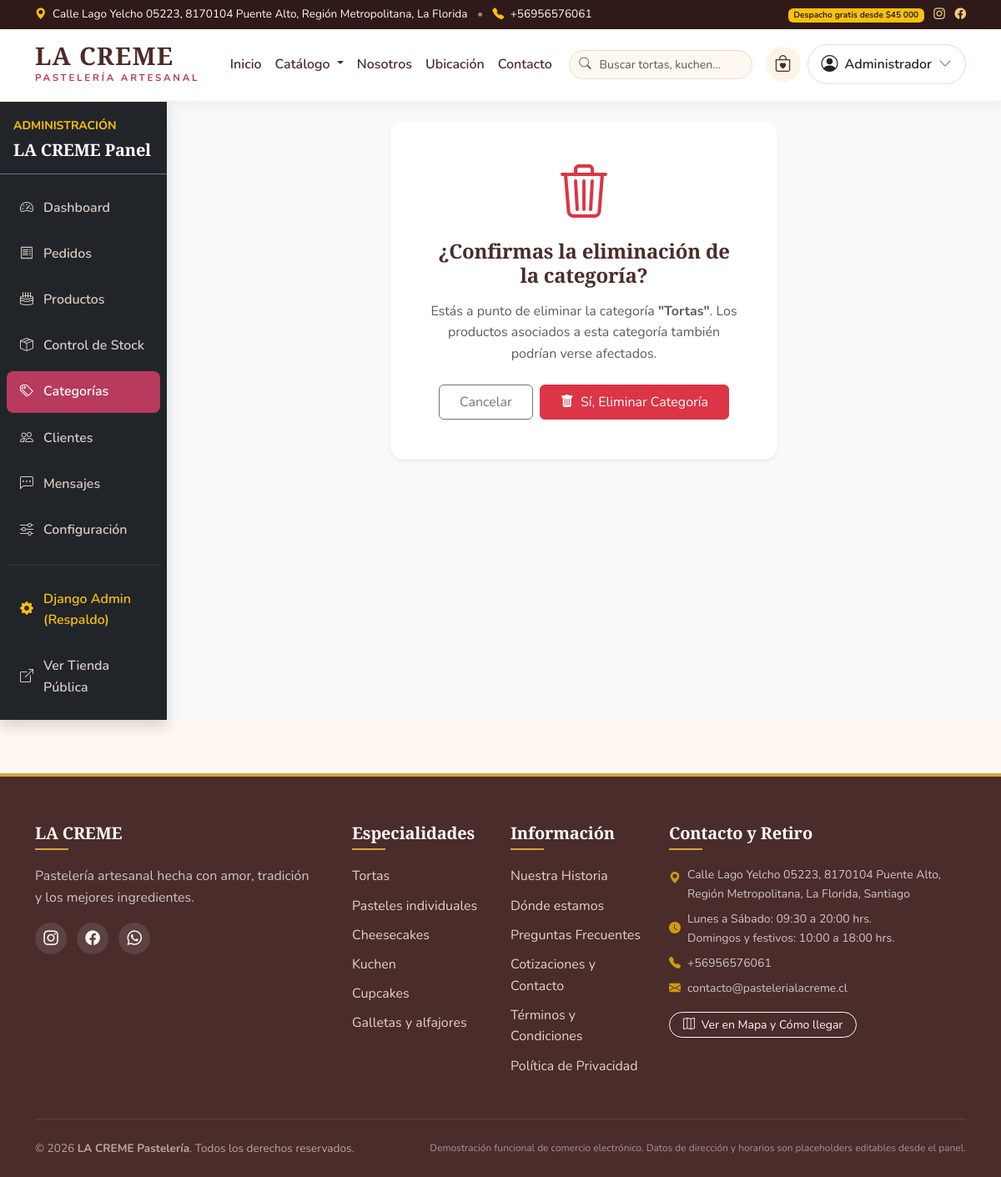
/panel/categorias/1/eliminar/ (signed in), run on the app's committed database.
### sitio/models.py (models this page shows, shortened)
class ConfiguracionSitio(models.Model):
    nombre = models.CharField(max_length=120, default="LA CREME Pastelería", verbose_name="Nombre de la pastelería")
    eslogan = models.CharField(
        max_length=250,
        default="Pastelería artesanal hecha con amor, tradición y los mejores ingredientes.",
        verbose_name="Eslogan o frase principal"
    )
    direccion = models.CharField(
        max_length=255,
        default="Av. Providencia 1234, Local 5",
        verbose_name="Dirección física (Placeholder editable)"
    )
    comuna = models.CharField(max_length=100, default="Providencia", verbose_name="Comuna")
    ciudad = models.CharField(max_length=100, default="Santiago", verbose_name="Ciudad")
    telefono = models.CharField(max_length=30, default="+56 9 8765 4321", verbose_name="Teléfono fijo o móvil")
    whatsapp = models.CharField(
        max_length=30,
        default="+56987654321",
        verbose_name="Número de WhatsApp (con código de país, ej: +56987654321)"
    )
    correo = models.EmailField(default="contacto@pastelerialacreme.cl", verbose_name="Correo de contacto")
    horarios = models.TextField(
        default="Lunes a Sábado: 09:30 a 20:00 hrs.\nDomingos y festivos: 10:00 a 18:00 hrs.",
        verbose_name="Horarios de atención"
    )
    instagram = models.URLField(
        default="https://www.instagram.com/pasteleria_la_creme/",
        verbose_name="Enlace de Instagram"
    )
    facebook = models.URLField(
        blank=True,
        default="https://facebook.com/pasteleria_la_creme",
        verbose_name="Enlace de Facebook"
    )
    latitud = models.DecimalField(
        max_digits=9,
        decimal_places=6,
        default=-33.428500,
        verbose_name="Latitud (para Google Maps)"
    )
    longitud = models.DecimalField(
        max_digits=9,
        decimal_places=6,
        default=-70.612300,
        verbose_name="Longitud (para Google Maps)"
    )
    costo_despacho_base = models.PositiveIntegerField(
        default=3990,
        verbose_name="Costo base de despacho (CLP)"
    )
    despacho_gratis_desde = models.PositiveIntegerField(
        default=45000,
        verbose_name="Monto para despacho gratis (CLP)"
    )
    class Meta:
        verbose_name = "Configuración del sitio"
        verbose_name_plural = "Configuración del sitio"
    @classmethod
    def get_solo(cls):
        obj, created = cls.objects.get_or_create(id=1)
        return obj

### catalogo/models.py (models this page shows, shortened)
class Categoria(models.Model):
    nombre = models.CharField(max_length=100, unique=True, verbose_name="Nombre")
    slug = models.SlugField(max_length=120, unique=True, blank=True, verbose_name="Slug")
    descripcion = models.TextField(blank=True, verbose_name="Descripción")
    imagen = models.ImageField(upload_to='categorias/', blank=True, null=True, verbose_name="Imagen")
    activa = models.BooleanField(default=True, verbose_name="¿Activa?")
    orden = models.PositiveIntegerField(default=0, verbose_name="Orden de visualización")
    class Meta:
        ordering = ['orden', 'nombre']
        verbose_name = "Categoría"
        verbose_name_plural = "Categorías"
    def get_absolute_url(self):
        return reverse('catalogo:categoria_detalle', kwargs={'slug': self.slug})

### panel/views.py (the view, shortened to what this page needs)
# urls.py: path('categorias/<int:pk>/eliminar/', views.CategoriaDeleteView.as_view(), name='categoria_eliminar'),
@method_decorator(staff_member_required(login_url='cuentas:ingresar'), name='dispatch')
class CategoriaDeleteView(DeleteView):
    model = Categoria
    template_name = 'panel/categoria_confirmar_eliminar.html'
    success_url = reverse_lazy('panel:categorias')

### templates/panel/categoria_confirmar_eliminar.html (shortened to what this page needs)
{% extends "panel/base_panel.html" %}
{% block contenido_panel %}
<div class="row justify-content-center">
    <div class="col-md-6 text-center">
        <div class="card p-5 rounded-4 border-0 shadow-sm bg-white">
            <div class="display-3 text-danger mb-3"><i class="bi bi-trash3"></i></div>
            <h1 class="h4 font-serif mb-3">¿Confirmas la eliminación de la categoría?</h1>
            <p class="text-muted mb-4">
                Estás a punto de eliminar la categoría <strong>"{{ object.nombre }}"</strong>.
                Los productos asociados a esta categoría también podrían verse afectados.
            </p>
            <form method="post">
                <div class="d-flex justify-content-center gap-2">
                    <a href="{% url 'panel:categorias' %}" class="btn btn-outline-secondary px-4 py-2">Cancelar</a>
                    <button type="submit" class="btn btn-danger px-4 py-2">
                        <i class="bi bi-trash-fill me-1"></i> Sí, Eliminar Categoría
                    </button>
                </div>
            </form>
        </div>
    </div>
</div>
{% endblock %}

### templates/includes/_navbar.html (shortened to what this page needs)
{% load static humanize %}
<div class="top-bar d-none d-md-block">
    <div class="container d-flex justify-content-between align-items-center">
        <div>
            <i class="bi bi-geo-alt-fill text-warning me-1"></i>
            <span>{{ configuracion_sitio.direccion|default:"Av. Providencia 1234, Local 5" }}, {{ configuracion_sitio.comuna|default:"Providencia" }}</span>
            <span class="mx-2 opacity-50">•</span>
            <i class="bi bi-telephone-fill text-warning me-1"></i>
            <span>{{ configuracion_sitio.telefono|default:"+56 9 8765 4321" }}</span>
        </div>
        <div>
            <span class="badge bg-warning text-dark me-2">Despacho gratis desde ${{ configuracion_sitio.despacho_gratis_desde|default:45000|intcomma }}</span>
            <a href="{{ configuracion_sitio.instagram|default:'https://www.instagram.com/pasteleria_la_creme/' }}" target="_blank" rel="noopener noreferrer" class="me-2" aria-label="Instagram">
                <i class="bi bi-instagram"></i>
            </a>
            {% if configuracion_sitio.facebook %}
            <a href="{{ configuracion_sitio.facebook }}" target="_blank" rel="noopener noreferrer" aria-label="Facebook">
                <i class="bi bi-facebook"></i>
            </a>
            {% endif %}
        </div>
    </div>
</div>
<nav class="navbar navbar-expand-lg navbar-lacreme" aria-label="Navegación principal">
    <div class="container">
        <a class="navbar-brand text-decoration-none d-flex flex-column" href="{% url 'sitio:inicio' %}">
            <span class="navbar-brand-text">LA CREME</span>
            <span class="navbar-brand-subtitle">Pastelería Artesanal</span>
        </a>
        <div class="collapse navbar-collapse" id="navbarContenido">
            <ul class="navbar-nav mx-auto mb-2 mb-lg-0 align-items-lg-center">
                <li class="nav-item">
                    <a class="nav-link {% if request.resolver_match.url_name == 'inicio' %}active{% endif %}" href="{% url 'sitio:inicio' %}">Inicio</a>
                </li>
                <li class="nav-item dropdown">
                    <a class="nav-link dropdown-toggle " href="{% url 'catalogo:lista' %}" id="dropdownCatalogo" role="button" data-bs-toggle="dropdown" aria-expanded="false">
                        Catálogo
                    </a>
                </li>
                <li class="nav-item">
                    <a class="nav-link {% if request.resolver_match.url_name == 'nosotros' %}active{% endif %}" href="{% url 'sitio:nosotros' %}">Nosotros</a>
                </li>
                <li class="nav-item">
                    <a class="nav-link {% if request.resolver_match.url_name == 'ubicacion' %}active{% endif %}" href="{% url 'sitio:ubicacion' %}">Ubicación</a>
                </li>
                <li class="nav-item">
                    <a class="nav-link {% if request.resolver_match.url_name == 'contacto' %}active{% endif %}" href="{% url 'sitio:contacto' %}">Contacto</a>
                </li>
            </ul>
            <form class="search-form-nav d-flex my-2 my-lg-0 me-lg-3" action="{% url 'catalogo:lista' %}" method="get" role="search">
                <i class="bi bi-search search-icon" aria-hidden="true"></i>
                <input class="form-control" type="search" name="q" placeholder="Buscar tortas, kuchen..." aria-label="Buscar en la pastelería" value="{{ request.GET.q|default:'' }}">
            </form>
            <div class="d-flex align-items-center gap-2 mt-2 mt-lg-0">
                <a href="{% url 'carrito:detalle' %}" class="cart-badge-icon" aria-label="Ver carrito de compras" id="btn-carrito-navbar">
                    <i class="bi bi-bag-heart"></i>
                </a>
                <div class="dropdown">
                    <button class="btn btn-outline-secondary rounded-pill px-3 py-2 d-flex align-items-center gap-2" type="button" id="menuUsuario" data-bs-toggle="dropdown" aria-expanded="false" style="border-color: var(--color-borde);">
                        <i class="bi bi-person-circle fs-5 text-dark"></i>
                        <span class="d-none d-xl-inline text-dark fw-semibold">
                            {% if request.user.is_authenticated %}
                                {{ request.user.first_name|default:request.user.username }}
                            {% else %}
                                Mi Cuenta
                            {% endif %}
                        </span>
                        <i class="bi bi-chevron-down fs-7"></i>
                    </button>
                </div>
            </div>
        </div>
    </div>
</nav>

### templates/includes/_footer.html
<footer class="footer-lacreme" role="contentinfo">
    <div class="container">
        <div class="row g-4">
            <div class="col-lg-4 col-md-6">
                <h3 class="footer-title">LA CREME</h3>
                <p class="text-light opacity-75 pe-lg-3">
                    {{ configuracion_sitio.eslogan|default:"Pastelería artesanal hecha con amor, tradición y los mejores ingredientes seleccionados. Cada receta cuenta una historia dulce." }}
                </p>
                <div class="mt-3">
                    <a href="{{ configuracion_sitio.instagram|default:'https://www.instagram.com/pasteleria_la_creme/' }}" target="_blank" rel="noopener noreferrer" class="footer-social-icon" aria-label="Síguenos en Instagram">
                        <i class="bi bi-instagram"></i>
                    </a>
                    {% if configuracion_sitio.facebook %}
                    <a href="{{ configuracion_sitio.facebook }}" target="_blank" rel="noopener noreferrer" class="footer-social-icon" aria-label="Síguenos en Facebook">
                        <i class="bi bi-facebook"></i>
                    </a>
                    {% endif %}
                    <a href="https://wa.me/{{ configuracion_sitio.whatsapp|default:'+56987654321'|cut:'+'|cut:' '|cut:'-' }}" target="_blank" rel="noopener noreferrer" class="footer-social-icon" aria-label="Contáctanos por WhatsApp">
                        <i class="bi bi-whatsapp"></i>
                    </a>
                </div>
            </div>
            <div class="col-lg-2 col-md-6 col-6">
                <h4 class="footer-title">Especialidades</h4>
                <ul class="footer-links">
                    {% for cat in categorias_menu|slice:":6" %}
                    <li><a href="{{ cat.get_absolute_url }}">{{ cat.nombre }}</a></li>
                    {% empty %}
                    <li><a href="{% url 'catalogo:lista' %}">Tortas</a></li>
                    <li><a href="{% url 'catalogo:lista' %}">Cheesecakes</a></li>
                    <li><a href="{% url 'catalogo:lista' %}">Kuchen</a></li>
                    {% endfor %}
                </ul>
            </div>
            <div class="col-lg-2 col-md-6 col-6">
                <h4 class="footer-title">Información</h4>
                <ul class="footer-links">
                    <li><a href="{% url 'sitio:nosotros' %}">Nuestra Historia</a></li>
                    <li><a href="{% url 'sitio:ubicacion' %}">Dónde estamos</a></li>
                    <li><a href="{% url 'sitio:preguntas_frecuentes' %}">Preguntas Frecuentes</a></li>
                    <li><a href="{% url 'sitio:contacto' %}">Cotizaciones y Contacto</a></li>
                    <li><a href="{% url 'sitio:terminos' %}">Términos y Condiciones</a></li>
                    <li><a href="{% url 'sitio:privacidad' %}">Política de Privacidad</a></li>
                </ul>
            </div>
            <div class="col-lg-4 col-md-6">
                <h4 class="footer-title">Contacto y Retiro</h4>
                <ul class="list-unstyled text-light opacity-75 small">
                    <li class="mb-2 d-flex align-items-start gap-2">
                        <i class="bi bi-geo-alt-fill text-warning mt-1"></i>
                        <span>{{ configuracion_sitio.direccion|default:"Av. Providencia 1234, Local 5" }}, {{ configuracion_sitio.comuna|default:"Providencia" }}, {{ configuracion_sitio.ciudad|default:"Santiago" }}</span>
                    </li>
                    <li class="mb-2 d-flex align-items-center gap-2">
                        <i class="bi bi-clock-fill text-warning"></i>
                        <span>{{ configuracion_sitio.horarios|default:"Lun a Sáb: 09:30 a 20:00 hrs. Dom: 10:00 a 18:00 hrs."|linebreaksbr }}</span>
                    </li>
                    <li class="mb-2 d-flex align-items-center gap-2">
                        <i class="bi bi-telephone-fill text-warning"></i>
                        <span>{{ configuracion_sitio.telefono|default:"+56 9 8765 4321" }}</span>
                    </li>
                    <li class="mb-2 d-flex align-items-center gap-2">
                        <i class="bi bi-envelope-fill text-warning"></i>
                        <span>{{ configuracion_sitio.correo|default:"contacto@pastelerialacreme.cl" }}</span>
                    </li>
                </ul>
                <div class="mt-3">
                    <a href="{% url 'sitio:ubicacion' %}" class="btn btn-sm btn-outline-light rounded-pill px-3">
                        <i class="bi bi-map me-1"></i> Ver en Mapa y Cómo llegar
                    </a>
                </div>
            </div>
        </div>
        <div class="footer-bottom d-flex flex-column flex-md-row justify-content-between align-items-center text-center text-md-start">
            <p class="mb-1 mb-md-0">
                &copy; {% now "Y" %} <strong>LA CREME Pastelería</strong>. Todos los derechos reservados.
            </p>
            <p class="mb-0 text-white-50 small">
                Demostración funcional de comercio electrónico. Datos de dirección y horarios son placeholders editables desde el panel.
            </p>
        </div>
    </div>
</footer>

### data on the page
ConfiguracionSitio: direccion "Calle Lago Yelcho 05223, 8170104 Puente Alto, Región Metropolitana", comuna "La Florida", telefono "+56956576061", despacho_gratis_desde "45 000", eslogan "Pastelería artesanal hecha con amor, tradición y los mejores ingredientes.", ciudad "Santiago", horarios "Lunes a Sábado: 09:30 a 20:00 hrs. Domingos y festivos: 10:00 a 18:00 hrs.", correo "contacto@pastelerialacreme.cl"
Categoria: nombre "Tortas"
Categoria: nombre "Pasteles individuales"
Categoria: nombre "Cheesecakes"
Categoria: nombre "Kuchen"
Categoria: nombre "Cupcakes"
Categoria: nombre "Galletas y alfajores"

### other printed values
{{ request.user.first_name|default:request.user.username }} "Administrador"
